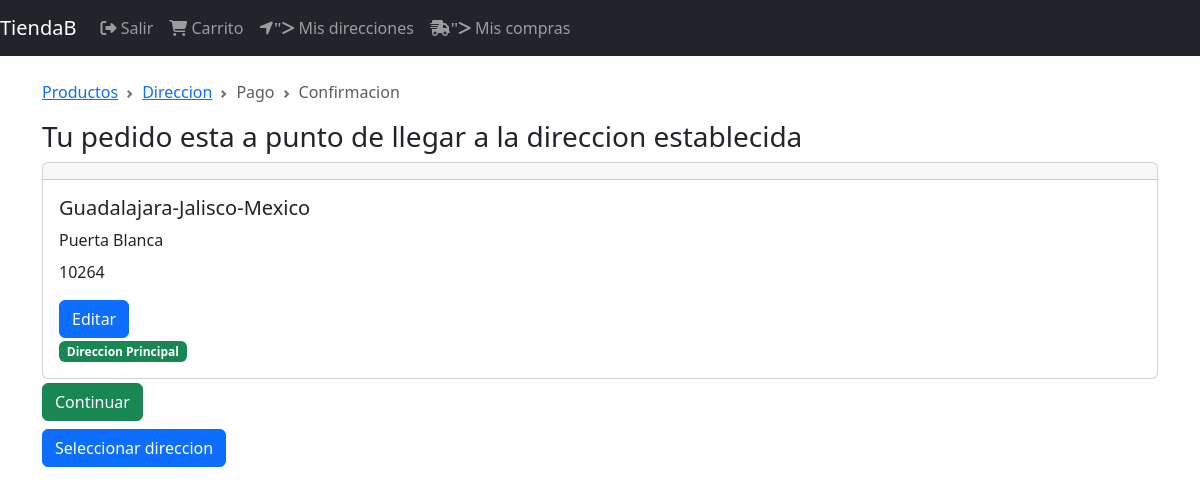
Screenshot of /orden/direccion (signed in) with the database file from the repository.
### DirEnvio/models.py (models this page shows, shortened)
class DireccionEnvio(models.Model):
    user = models.ForeignKey(
        User, null=False, blank=False, on_delete=models.CASCADE)
    line1 = models.CharField(max_length=300)
    line2 = models.CharField(max_length=300, blank=True)
    city = models.CharField(max_length=100)
    state = models.CharField(max_length=100)
    country = models.CharField(max_length=50)
    reference = models.CharField(max_length=300)
    postal_code = models.CharField(max_length=10, null=False, blank=False)
    default = models.BooleanField(default=False)
    created_at = models.DateTimeField(auto_now_add=True)
    @property
    def direccion(self):
        return '{}-{}-{}'.format(self.city, self.state, self.country)

### orden/views.py (the view)
# urls.py: path('direccion', views.direccion, name='direccion'),
@login_required(login_url='login')
def direccion(request):
    cart = funcionCarrito(request)
    orden = funcionOrden(cart, request)
    direccion_envio = orden.get_or_set_direccion_envio()
    countDireccion = request.user.direccionenvio_set.count() > 1
    return render(request, 'orden/direccion.html', {
        'cart': cart,
        'orden': orden,
        'direccion_envio': direccion_envio,
        'countDireccion': countDireccion,
        'breadcrumb': breadcrumb(address=True),
    })

### carts/funciones.py (called while the page is built)
def funcionCarrito(request):
    user = request.user if request.user.is_authenticated else None
    cart_id = request.session.get('cart_id')
    cart = Cart.objects.filter(cart_id=cart_id).first()
    if cart is None:
        cart = Cart.objects.create(user=user)
    if user and cart.user is None:
        cart.user = user
        cart.save()
    request.session['cart_id'] = cart.cart_id
    key = request.session.session_key
    return cart

### carts/models.py (called while the page is built)
def set_cart_id(sender, instance, *args, **kwargs):
    if not instance.cart_id:
        instance.cart_id = str(uuid.uuid4())

### orden/models.py (called while the page is built)
def enviarOrden(sender, instance, *args, **kwargs):
    if not instance.ordenID:
        instance.ordenID = str(uuid.uuid4())

def enviar_total(sender, instance, *args, **kwargs):
    instance.total = instance.get_total()

    def get_total(self):
        return self.cart.total + self.envio_total

    def get_or_set_direccion_envio(self):
        if self.direccion_envio:
            return self.direccion_envio
        direccion_envio = self.user.direccion_envio
        if direccion_envio:
            self.update_direccion_envio(direccion_envio)
        return direccion_envio

    def update_direccion_envio(self, direccion_envio):
        self.direccion_envio = direccion_envio
        self.save()

### orden/utils.py (called while the page is built)
def funcionOrden(cart, request):
    orden = Orden.objects.filter(cart=cart).first()
    if orden is None and request.user.is_authenticated:
        orden = Orden.objects.create(cart=cart, user=request.user)
    if orden:
        request.session['orden_id'] = orden.id
    return orden

def breadcrumb(products=True, address=False, payment=False, confimation=False):
    return [
        {'title': 'Productos', 'active': products, 'url': reverse('orden')},
        {'title': 'Direccion', 'active': address, 'url': reverse('direccion')},
        {'title': 'Pago', 'active': payment, 'url': reverse('orden')},
        {'title': 'Confirmacion', 'active': confimation,
            'url': reverse('orden')},
    ]

### users/models.py (called while the page is built)
    @property
    def direccion_envio(self):
        return self.direccionenvio_set.filter(default=True).first()

### orden/templates/orden/direccion.html
{% extends "base.html" %}
{% block breadcrumb %}
{% include 'orden/snippets/breadcrumb.html' %}
{% endblock %}
{% block content %}
<div class="col">
    {% if direccion_envio %}
    <div class="h3">
        Tu pedido esta a punto de llegar a la direccion establecida
    </div>
    <div>
        {% include "direccion_envios/snippets/cartDirecciones.html" %}
        <div class="mt-1">
            <a class="btn btn-success" href="{% url 'confirmacion' %}">Continuar</a>
        </div>
        {% if countDireccion %}
        <div class="mt-2">
            <a class="btn btn-primary" href="{% url 'select_direccion' %}">Seleccionar direccion</a>
        </div>
        {% endif %}
    </div>
    {% else %}
    <div class="h3">Registra tu direccion</div>
    <div class="">
        {% url 'direccion' as next_url %}
        <a class="btn btn-primary" href="{% url 'formularioDir' %}?next={{ next_url }}">Crear nueva direccion</a>
    </div>
    {% endif %}
</div>
{% endblock %}

### DirEnvio/templates/direccion_envios/snippets/cartDirecciones.html
<div class="card">
    <h4 class="card-header"></h4>
    <div class="card-body">
        <h5 class="card-title">{{direccion_envio.direccion}}</h5>
        <div class="card-title">{{direccion_envio.reference}}</div>
        <div class="card-title">{{direccion_envio.postal_code}}</div>
        <div class="mt-3">
            <a href="{% url 'update' direccion_envio.pk %}" class="btn btn-primary">Editar</a>
            {% if direccion_envio.default %}
            <div>
                <span class="badge bg-success">Direccion Principal</span>
            </div>
            {% else %}
            <a href="{% url 'default' direccion_envio.pk %}" class="btn btn-warning">Establecer por defecto</a>
            <div class="d-grid gap-2 d-md-flex justify-content-md-end">
                <a href="{% url 'remove' direccion_envio.pk %}" class="btn btn-danger">Eliminar</a>
            </div>
            {% endif %}
        </div>
    </div>
</div>

### rows the page displays
DireccionEnvio: direccion "Guadalajara-Jalisco-Mexico", reference "Puerta Blanca", postal_code "10264"

### other values shown
{{ item.title }} "Productos" "Direccion"
{{ item.title }} "Pago" "Confirmacion"
